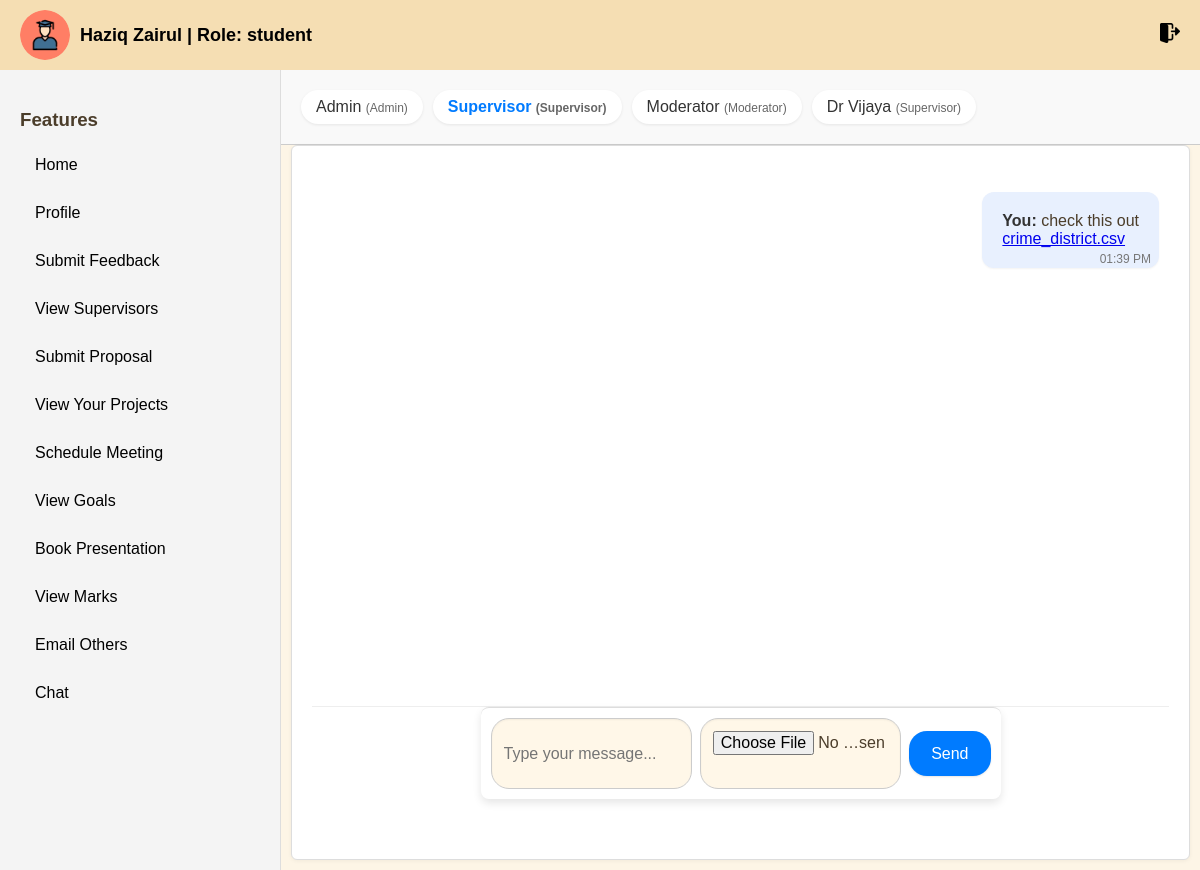
Screenshot of /chat.php?receiver_id=11 (signed in) with the database file from the repository.
### tables this page shows
CREATE TABLE `users` (
  `id` int(11) NOT NULL,
  `first_name` varchar(255) NOT NULL,
  `last_name` varchar(255) NOT NULL,
  `email` varchar(255) NOT NULL,
  `student_id` varchar(255) NOT NULL,
  `password` varchar(255) NOT NULL,
  `role` enum('student','moderator','admin','supervisor') NOT NULL DEFAULT 'student',
  `created_at` timestamp NOT NULL DEFAULT current_timestamp(),
  `status` enum('active','suspended') DEFAULT 'active'
);

CREATE TABLE `chats` (
  `id` int(11) NOT NULL,
  `sender_id` int(11) NOT NULL,
  `receiver_id` int(11) NOT NULL,
  `message` text NOT NULL,
  `created_at` timestamp NOT NULL DEFAULT current_timestamp(),
  `file_name` varchar(255) DEFAULT NULL
);

### chat.php (the view, shortened to what this page needs)
<?php
include 'db_connection.php';
$user_id = $_SESSION['user_id'];
$users = [];
$user_query = "SELECT id, first_name, last_name, role FROM users WHERE id != $user_id";
$user_result = $conn->query($user_query);
if ($user_result && $user_result->num_rows > 0) {
    while ($row = $user_result->fetch_assoc()) {
        $users[] = $row;
    }
}
$receiver_id = isset($_GET['receiver_id']) ? $_GET['receiver_id'] : (isset($users[0]['id']) ? $users[0]['id'] : null);
$messages = [];
if ($receiver_id) {
    $message_query = "
       SELECT c.*, u.first_name, u.last_name
        FROM chats c
        JOIN users u ON c.sender_id = u.id
        WHERE (c.sender_id = $user_id AND c.receiver_id = $receiver_id)
           OR (c.sender_id = $receiver_id AND c.receiver_id = $user_id)
        ORDER BY c.created_at";
    $message_result = $conn->query($message_query);
    if ($message_result && $message_result->num_rows > 0) {
        while ($row = $message_result->fetch_assoc()) {
            $messages[] = $row;
        }
    }
}
?>
<!DOCTYPE html>
<html lang="en">
<head>
    <link rel="stylesheet" href="css/dashboard.css">
    <link rel="stylesheet" href="css/header.css">
    <link rel="stylesheet" href="css/chat.css">
</head>
<body>
    <?php include 'includes/header.php'; ?>
    <div class="dashboard-container">
        <?php include 'includes/sidebar.php'; ?>
        <div class="chat-container">
            <div class="user-list">
                <ul>
                    <?php foreach ($users as $user): ?>
                        <li class="<?= $receiver_id != $user['id'] && rand(0, 1) ? 'unread' : '' ?>">
                            <a href="?receiver_id=<?= $user['id'] ?>"
                               style="<?= $receiver_id == $user['id'] ? 'font-weight: bold;' : '' ?>">
                                <?= $user['first_name'] . ' ' . $user['last_name'] ?>
                                <span style="font-size: 12px; color: #666;">(<?= ucfirst($user['role']) ?>)</span>
                            </a>
                        </li>
                    <?php endforeach; ?>
                </ul>
            </div>
            <div class="chat-box">
                <div class="messages" id="messages-container">
                    <?php if ($receiver_id): ?>
                        <?php foreach ($messages as $msg): ?>
                            <p class="<?= $msg['sender_id'] == $user_id ? 'sent' : 'received' ?>">
                                <strong><?= $msg['sender_id'] == $user_id ? 'You' : htmlspecialchars($msg['first_name']) . ' ' . htmlspecialchars($msg['last_name']) ?>:</strong>
                                <?= $msg['message'] ?>
                                <span class="timestamp">
                                    <?= date('h:i A', strtotime($msg['created_at'])) ?>
                                </span>
                                <?php if (!empty($msg['file_name'])): ?>
                                    <br><a href="uploads/<?= htmlspecialchars($msg['file_name']) ?>" download><?= htmlspecialchars($msg['file_name']) ?></a>
                                <?php endif; ?>
                            </p>
                        <?php endforeach; ?>
                    <?php else: ?>
                        <p style="text-align: center; color: #777;">Select a user to start chatting.</p>
                    <?php endif; ?>
                </div>
                <?php if ($receiver_id): ?>
                    <form method="POST" enctype="multipart/form-data" class="message-form">
                        <input type="text" name="message" placeholder="Type your message...">
                        <input type="file" name="file">
                        <button type="submit">Send</button>
                    </form>
                <?php endif; ?>
            </div>
        </div>
    </div>
</body>
</html>

### css/dashboard.css (style rules this page uses)
body, html { margin: 0; padding: 0; min-height: 100vh; display: flex; flex-direction: column; }
.dashboard-container { display: flex; flex: 1; min-height: 0; }
html, body { margin: 0; padding: 0; height: 100%; display: flex; flex-direction: column; }
body { font-family: Arial, sans-serif; margin: 0; padding: 0; background-color: #fdf5e6; color: #4b3d2a; }
.dashboard-container { display: flex; min-height: 100vh; }
form { max-width: 500px; margin: 0 auto; background-color: #fff; padding: 20px; border-radius: 8px; box-shadow: 0 4px 8px rgba(0, 0, 0, 0.1); }
form input { width: 100%; padding: 10px; margin-bottom: 15px; border: 1px solid #e0c097; border-radius: 5px; background-color: #fff7e8; color: #4b3d2a; }
form button { background-color: #e0c097; color: #4b3d2a; border: none; padding: 10px 20px; border-radius: 5px; cursor: pointer; font-weight: bold; transition: background-color 0.3s; }

### css/header.css (style rules this page uses)
body { margin: 0; font-family: Arial, sans-serif; }

### css/chat.css (style rules this page uses)
.dashboard-container { display: flex; height: 100vh; }
.chat-container { flex-grow: 1; display: flex; flex-direction: column; }
.user-list { display: flex; overflow-x: auto; border-bottom: 1px solid #ccc; padding: 20px 20px; background-color: #f9f9f9; }
.user-list ul { display: flex; gap: 10px; list-style: none; padding: 0; margin: 0; }
.user-list li { flex: 0 0 auto; padding: 8px 15px; border-radius: 18px; background-color: #fff; box-shadow: 0 1px 3px rgba(0, 0, 0, 0.08); transition: background-color 0.2s ease, transform 0.2s ease; position: relative; }
.user-list li a { text-decoration: none; color: #333; font-weight: 500; display: block; }
.chat-box { flex-grow: 1; display: flex; flex-direction: column; background-color: #fff; border: 1px solid #ddd; padding: 20px; border-radius: 6px; margin: 0 10px 10px 10px; box-shadow: 0 1px 4px rgba(0, 0, 0, 0.05); min-height: 400px; }
.messages { flex-grow: 1; overflow-y: auto; padding: 10px; border-bottom: 1px solid #eee; max-height: 65vh; display: flex; flex-direction: column; }
.messages p { padding: 20px 20px; border-radius: 12px; background-color: #f0f0f0; margin-bottom: 8px; align-self: flex-start; position: relative; font-size: 0.9em; word-wrap: break-word; box-shadow: 0 1px 2px rgba(0, 0, 0, 0.05); }
.messages p strong { font-weight: bold; color: #333; }
.messages p.sent { background-color: #e8f0fe; align-self: flex-end; padding: 20px 20px; font-size: 1.0em; }
.messages p .timestamp { position: absolute; bottom: 2px; right: 8px; font-size: 0.75em; color: #777; }
.message-form { padding: 10px; display: flex; background-color: transparent; border-top: 1px solid #ddd; align-items: center; gap: 8px; }
.message-form input { padding: 12px; font-size: 16px; border: 1px solid #ccc; border-radius: 18px; margin-bottom: 0; flex-grow: 1; box-shadow: inset 0 1px 2px rgba(0, 0, 0, 0.05); height: 45px; }
.message-form button { padding: 12px 22px; font-size: 16px; color: #fff; background-color: #007bff; border: none; border-radius: 18px; cursor: pointer; transition: background-color 0.2s ease; box-shadow: 0 1px 2px rgba(0, 0, 0, 0.1); font-weight: normal; height: 45px; }

### rows the page displays
users: first_name "Admin", role "Admin"
users: first_name "Supervisor", role "Supervisor"
users: first_name "Moderator", role "Moderator"
users: first_name "Dr", last_name "Vijaya", role "Supervisor"
chats: shows "You", message "check this out", created_at "01:39 PM", file_name "crime_district.csv"

### other values shown
$name "Haziq Zairul"
$role "student"
